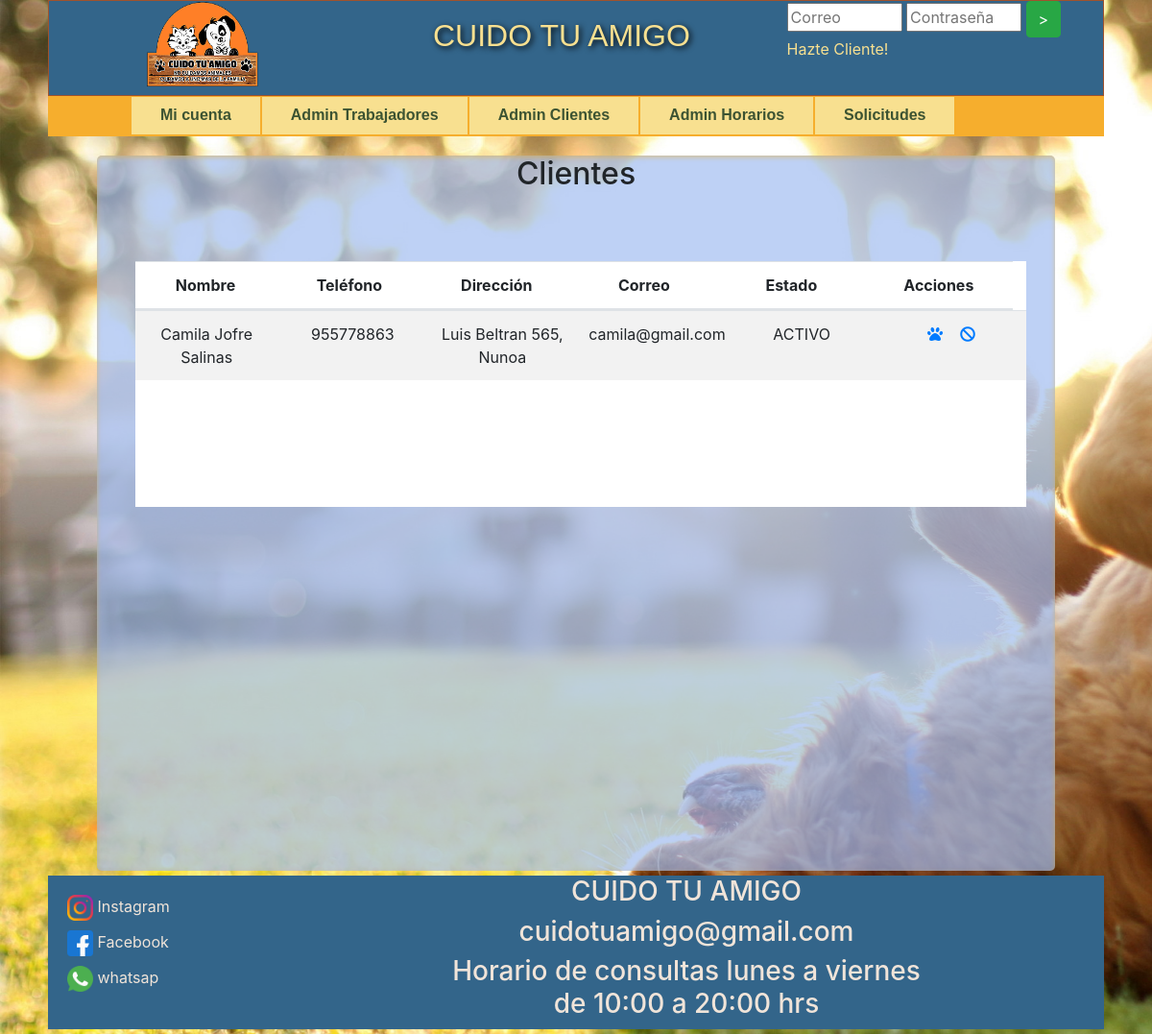
/vistas/privado/admin/admin_clientes.php, run on an earlier commit of the app's database.
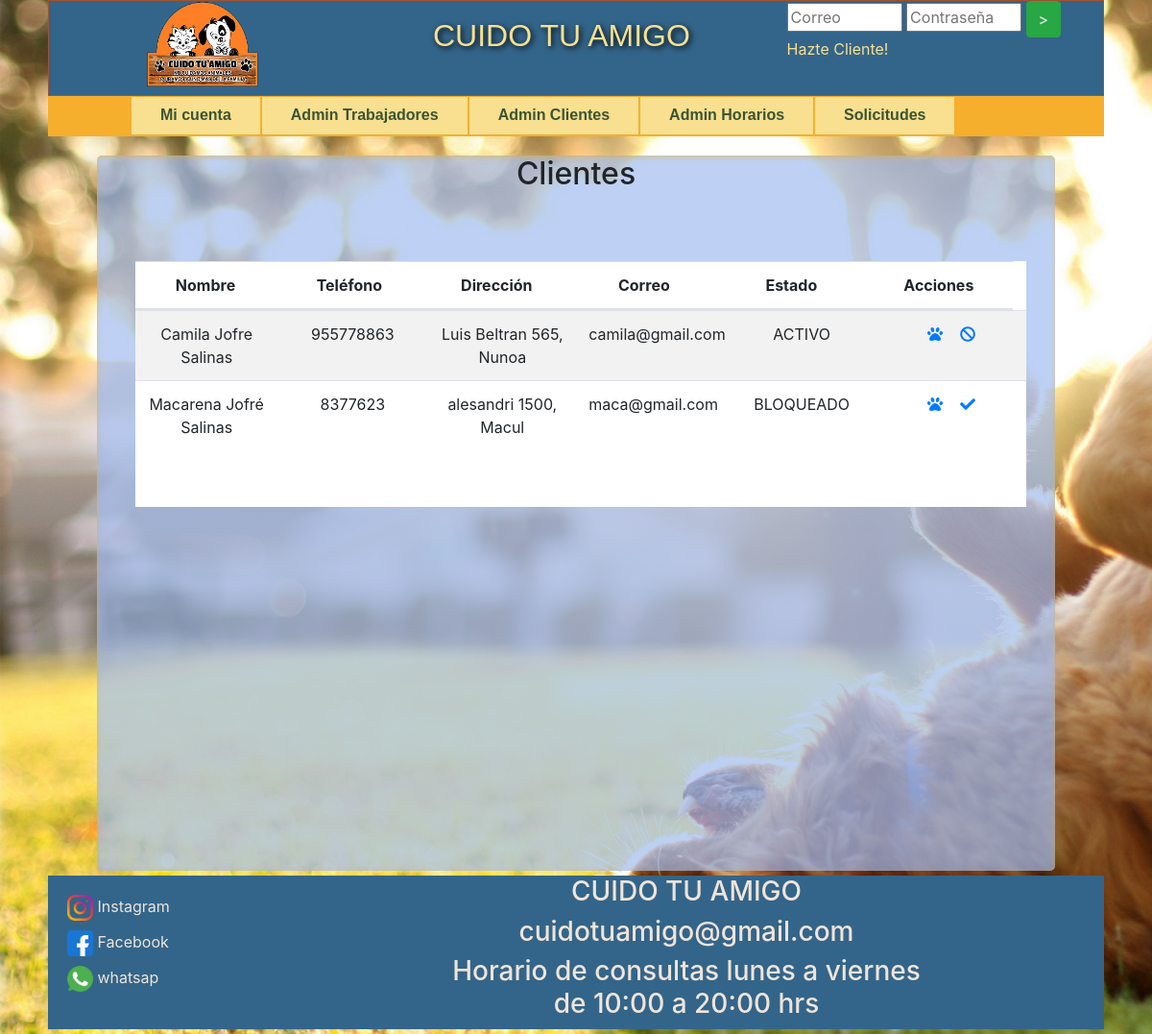
And on a later commit of the database.
### tables this page shows
CREATE TABLE `cliente` (
  `id_cliente` int(11) NOT NULL AUTO_INCREMENT,
  `id_usuario` int(11) DEFAULT NULL,
  `id_persona` int(11) DEFAULT NULL,
  `estado_cliente` varchar(10) DEFAULT NULL,
  PRIMARY KEY (`id_cliente`)
);

CREATE TABLE `persona` (
  `id_persona` int(11) NOT NULL AUTO_INCREMENT,
  `rut` varchar(50) DEFAULT NULL,
  `nombre` varchar(50) NOT NULL,
  `apellido_paterno` varchar(50) DEFAULT NULL,
  `apellido_materno` varchar(50) DEFAULT NULL,
  `direccion` varchar(50) DEFAULT NULL,
  `correo` varchar(50) DEFAULT NULL,
  `telefono` varchar(20) DEFAULT NULL,
  `id_comuna` int(11) DEFAULT NULL,
  PRIMARY KEY (`id_persona`)
);

### vistas/privado/admin/admin_clientes.php (the view, shortened to what this page needs)
<!DOCTYPE html>
<?php
    include (DATA_PATH."conexiondb.php");
    include('../../comun/head.php');
    $consulta = "select c.id_cliente, p.nombre, CONCAT( p.apellido_paterno, ' ',p.apellido_materno) as apellidos, CONCAT(p.direccion, ', ',c2.nombre_comuna ) as direccion,
    p.telefono, p.correo, c.estado_cliente
    from cuidotuamigodb.cliente c
    inner join cuidotuamigodb.persona p on p.id_persona  = c.id_persona
    inner join cuidotuamigodb.comuna c2 on c2.id_comuna = p.id_comuna
    where estado_cliente in ('BLOQUEADO','ACTIVO')";
    $resultado = mysqli_query($conex,$consulta);
?>
<body>
    <div id="contenedor">
        <?php
            include('../../comun/header.php');
        ?>
        <?php
            include('../../comun/menu_privado_admin.php');
        ?>
        <div class="contenido_admin_clientes">
            <h2 >Clientes</h2><br>
            <div class="table_mis_reservas_container">
                <table class="table table-striped table_mis_reservas" style="background-color: white">
                    <thead>
                        <tr>
                            <th class="col_3">Nombre</th>
                            <th class="col_1_1">Teléfono</th>
                            <th class="col_1_1">Dirección</th>
                            <th class="col_1_1">Correo</th>
                            <th class="col_1_1">Estado</th>
                            <th class="col_1_1">Acciones</th>
                        </tr>
                    </thead>
                    <?php
                        if(isset($resultado)){
                            while ($row = mysqli_fetch_array($resultado)) { ?>
                    <tr>
                        <td class="col_3"><?php echo $row['nombre'].' '.$row['apellidos']; ?></td>
                        <td class="col_1_1"><?php echo $row['telefono']; ?></td>
                        <td class="col_1_1"><?php echo $row['direccion']; ?></td>
                        <td class="col_1_1"><?php echo $row['correo']; ?></td>
                        <td class="col_1_1"><?php echo $row['estado_cliente']; ?></td>
                        <td class="col_1_1">
                            <a href="admin_clientes.php?ver_mascotas=<?php echo $row['id_cliente']?>&acc=view" class="edit_btn" ><i class="fas fa-paw"></i></a>
                            <?php
                                if($row['estado_cliente'] == 'ACTIVO'){
                            ?>
                                <a href="admin_clientes.php?bc=<?php echo $row['id_cliente']?>" class="del_btn" onclick="return confirm('¿Esta seguro que desea bloquear a este cliente?. Luego de esto el cliente no podrá acceder a su sitio');"><span class="fas fa-ban"></span></a>
                            <?php
                                }else{
                            ?>
                                <a href="admin_clientes.php?dbc=<?php echo $row['id_cliente']?>" class="del_btn" onclick="return confirm('¿Esta seguro que desea desbloquear a este cliente?. Luego de esto el cliente podrá acceder a su sitio y generar reservas');"><span class="fas fa-check"></span></a>
                            <?php
                                }
                            ?>
                        </td>
                    </tr>
                    <?php
                            }
                        }
                    ?>
                </table>
            </div>
            <br/>
        </div>
        <?php
            include('../../comun/footer.php');
        ?>
    </div>
</body>
</html>

What changed in the data, as far as the page shows it:
added cliente: id_persona.nombre "Macarena", apellidos "Jofré Salinas", id_persona.telefono "8377623", direccion "alesandri 1500, Macul", id_persona.correo "maca@gmail.com", estado_cliente "BLOQUEADO"
